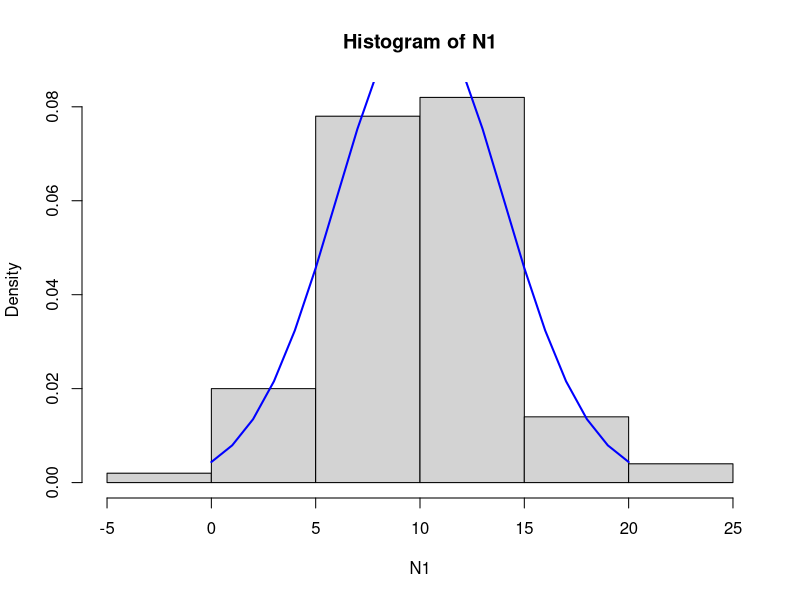
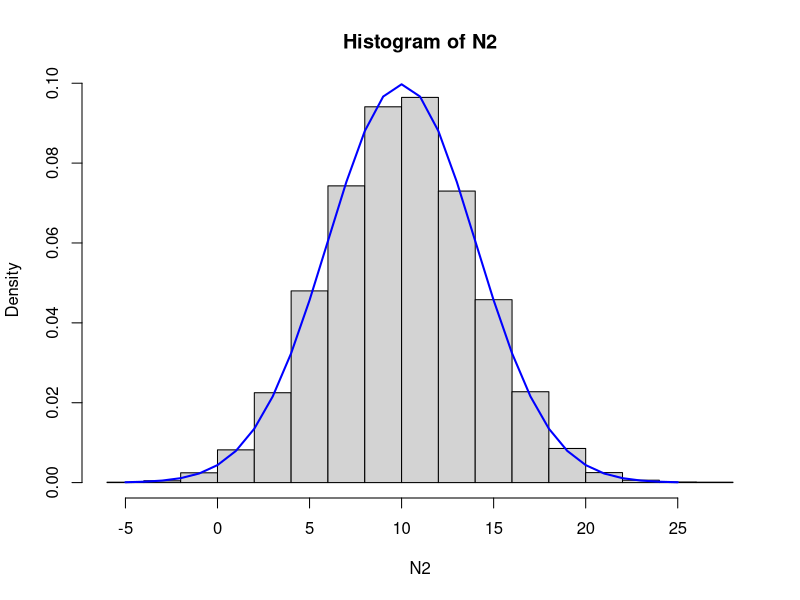
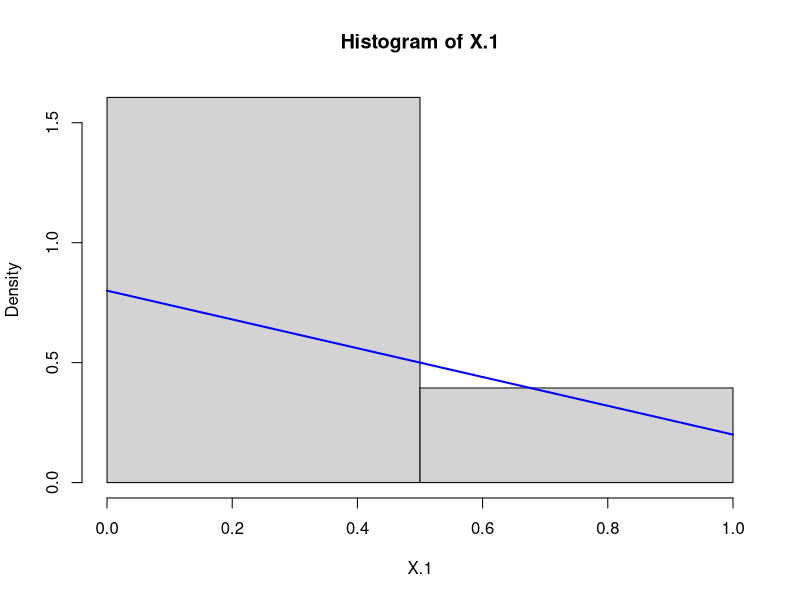
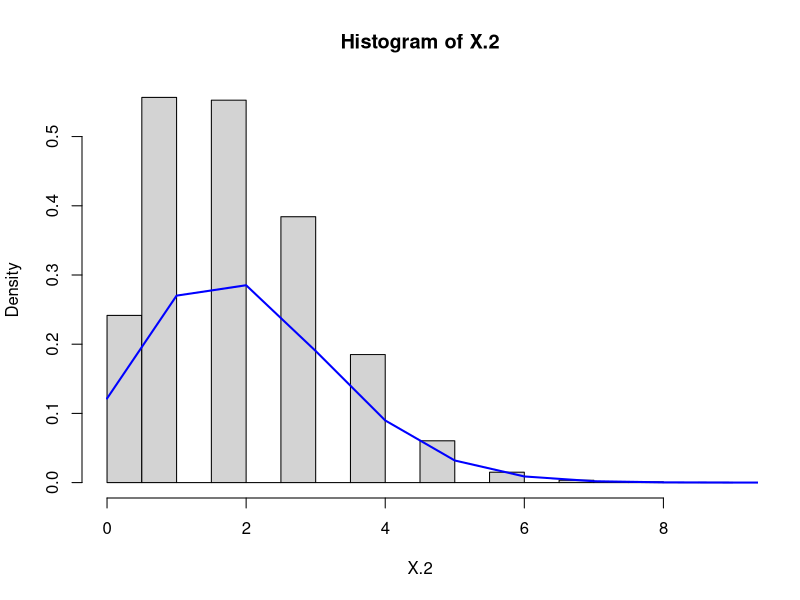
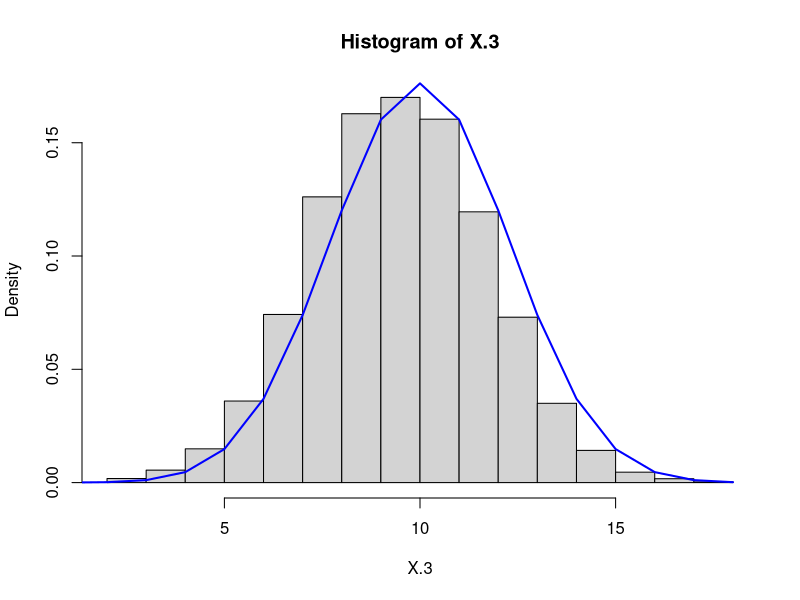
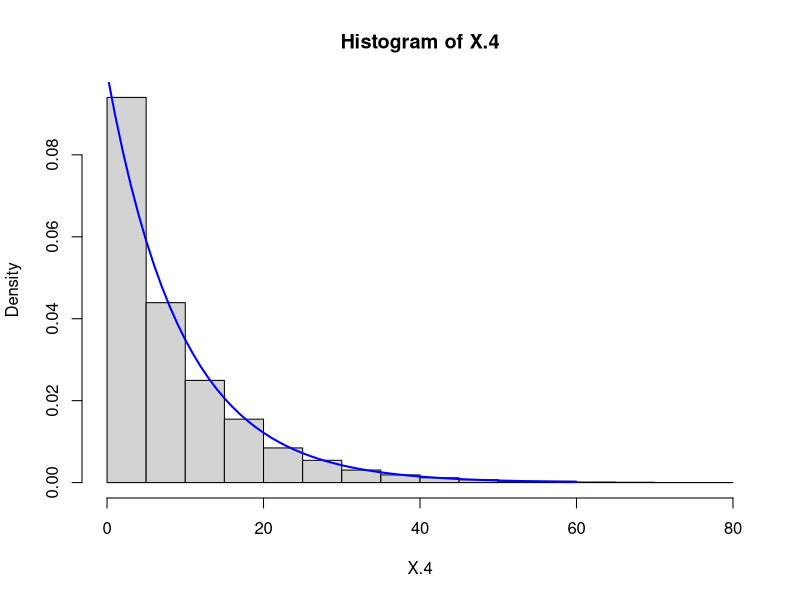
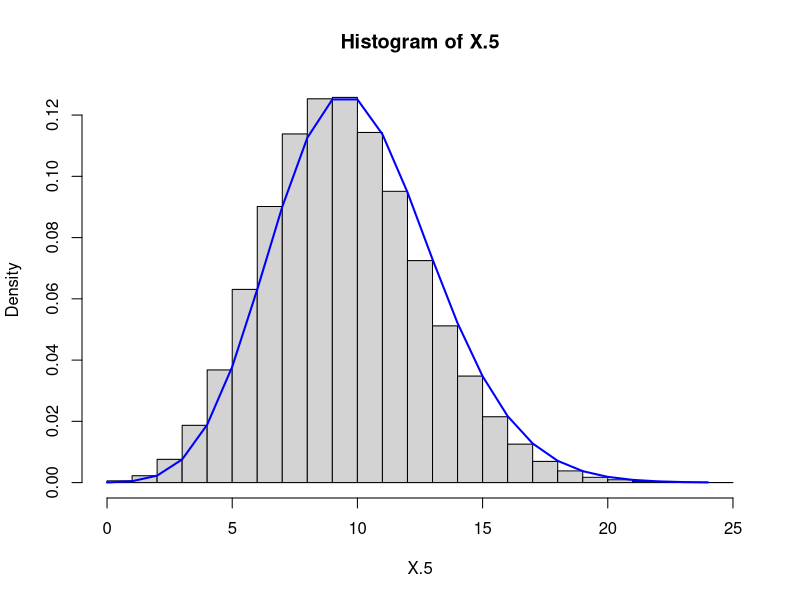
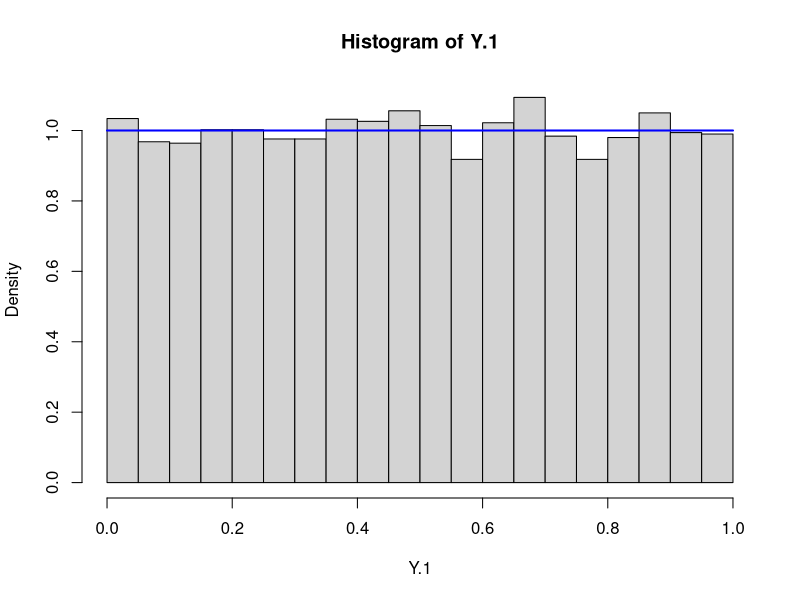

These figures' R source, in order:
## ---- chunk 1
knitr::opts_chunk$set(echo = TRUE)
## ---- chunk 2
N1 <- rnorm(100, mean = 10, sd = 4)
hist(N1, probability = TRUE)
xfit <- seq(0, 20, 1)   
yfit <- dnorm(xfit, mean=10 , sd = 4) 
lines(xfit, yfit, col="blue", lwd=2) 

N2 <- rnorm(n = 10000, mean = 10, sd = 4)
hist(N2, probability = TRUE)
xfit <- seq(-5, 25, 1)   
yfit <- dnorm(xfit, mean= 10, sd = 4) 
lines(xfit, yfit, col="blue", lwd=2) 
## ---- chunk 3
## Bernoulli
X.1 <- rbinom(n = 10000, size = 1, prob= 0.2)
hist(X.1, probability = TRUE, breaks = 2)
xfit <- seq(0, 1, 1)
yfit <- dbinom(xfit, size= 1, prob= 0.2) 
lines(xfit, yfit, col="blue", lwd=2)
## ---- chunk 4
## Binomial X2

X.2 <- rbinom(n = 10000, size = 20 , prob = 0.1)
hist(X.2, probability = TRUE) 
xfit <- seq(0, 10, 1)   
yfit <- dbinom(xfit, size = 20, prob = 0.1) 
lines(xfit, yfit, col="blue", lwd=2) 
## ---- chunk 5
## Binomial X3
X.3 <- rbinom(n = 10000, size = 20 , prob = 0.5)
hist(X.3, probability = TRUE) 
xfit <- seq(0, 18, 1)   
yfit <- dbinom(xfit, size = 20, prob = 0.5) 
lines(xfit, yfit, col="blue", lwd=2) 
## ---- chunk 6
## Geometric X4
X.4 <- rgeom(n = 10000, prob = 0.1)
hist(X.4 , probability = TRUE) 
xfit <- seq(0, 60, 1)   
yfit <- dgeom(xfit, prob = 0.1) 
lines(xfit, yfit, col="blue", lwd=2)
## ---- chunk 7
## Poisson
X.5 <- rpois(n = 100000, lambda = 10)
hist(X.5 , probability = TRUE)
xfit <- seq(0, 24,1)
yfit <- dpois(xfit, lambda = 10)
lines(xfit, yfit, col="blue", lwd=2) 
## ---- chunk 8
## Uniform
Y.1 <- runif(n = 10000, min = 0, max = 1)
hist(Y.1, probability = TRUE)
xfit <- seq(0, 1, 1)
yfit <- dunif(xfit, min = 0, max = 1)
lines(xfit, yfit, col="blue", lwd=2) 
## ---- chunk 9
## EXP
Y.2 <- rexp(n = 10000, rate = 3)
hist(Y.2, probability = TRUE)
xfit <- seq(0,2,0.1)
yfit <- dexp(xfit, rate = 3)
lines(xfit, yfit, col="blue", lwd=2)
## ---- chunk 10
## Gamma
Y.3 = rgamma(n = 10000, shape = 2, scale = 1)
hist(Y.3, probability = TRUE)
xfit <- seq(0,13,1)
yfit <- dgamma(xfit, shape = 2, scale= 1)
lines(xfit, yfit, col="blue", lwd=2) 
## ---- chunk 11
##Student-t
Y.4 = rt(n = 10000, df = 3, ncp = 0)
hist(Y.4, probability = TRUE)
xfit <- seq(-10,10,1)
yfit <- dt(xfit, df = 3, ncp = 0)
lines(xfit, yfit, col="blue", lwd=2)
## ---- chunk 12
## BETA Y5
Y.5 <- rbeta(n = 10000, shape1 = 0.1, shape2 = 0.1, ncp = 0)
hist(Y.5, probability = TRUE)
xfit <- seq(0,1,0.001)
yfit <- dbeta(xfit, shape1 = 0.1, shape2 = 0.1, ncp = 0)
lines(xfit, yfit, col="blue", lwd=2)
## ---- chunk 13
## BETA Y6
Y.6 <- rbeta(n = 10000, shape1 = 1, shape2 = 1, ncp = 0)
hist(Y.6, probability = TRUE)
xfit <- seq(0,1,1)
yfit <- dbeta(xfit, shape1 = 1, shape2 = 1, ncp = 0)
lines(xfit, yfit, col="blue", lwd=2)
## ---- chunk 14
## BETA Y7
Y.7 <- rbeta(n = 10000, shape1 = 10, shape2 = 5, ncp = 0)
hist(Y.7, probability = TRUE)
xfit <- seq(0,1,0.01)
yfit <- dbeta(xfit, shape1 = 10, shape2 = 5, ncp = 0)
lines(xfit, yfit, col="blue", lwd=2)
## ---- chunk 15
## Bionomal 
X <- rbinom(n = 1000, size = 10000, p = 0.001)
hist(X, probability = TRUE)
xfit <- seq(0,20,1)
yfit <- dbinom(xfit, size = 10000, p = 0.001)
lines(xfit, yfit, col="blue", lwd=2)
## ---- chunk 16
##Student t
Y <- rt(n = 10000, df = 1000, ncp = 0)
hist(Y, probability = TRUE)
xfit <- seq(-4,4,0.01)
yfit <- dt(xfit, df = 1000, ncp = 0)
lines(xfit, yfit, col="blue", lwd=2)
## ---- chunk 17
#Biominal konvergerar mot poisson
Y <- rpois(10000, 10)
hist(Y)
## ---- chunk 18
# Student-t konvergerar mot normaldist.
N <- rnorm(n=1000, mean = 0)
hist(N)
## ---- chunk 19
x <- dbinom(x=0, size=10, prob=0.1)
## ---- chunk 20
pnorm(q=0, mean=0, sd=1, lower.tail=TRUE)
## ---- chunk 21
sum(pnorm(q=-1, mean=0, sd=1, lower.tail=FALSE)-pnorm(q=1, mean=0, sd=1, lower.tail=FALSE))
## ---- chunk 22
pnorm(q = 1.96, mean = 0, sd = 1, lower.tail = FALSE, log.p = FALSE)
## ---- chunk 23
pbinom(0, size = 10,p= 0.1, lower.tail = FALSE) - pbinom(9, size = 10, p = 0.1, lower.tail = FALSE) 
## ---- chunk 24
pbinom(0, size = 10, p=0.1, lower.tail = TRUE)
## ---- chunk 25
pbinom(10, size = 10,p= 0.1, lower.tail = TRUE) - pbinom(-1, size = 10, p = 0.1, lower.tail = TRUE)
## ---- chunk 26
X <- function(){
  return (rnorm(n = 10000, mean = 0, sd = 1))
}

Y <-function()
{
  return (rbinom(n=10000, size = 10, prob = 0.1))
}

X.1 <- X()
sum(X.1 < 0) / 10000
## ---- chunk 27
X.2 <- X()
sum((X.2 > -1) & (X.2 < 1)) / 10000
## ---- chunk 28
X.3 <- X()
sum(X.3 > 1.96) / 10000
## ---- chunk 29
Y.1 <- Y()
sum((Y.1 > 0) & (Y.1 < 10)) / 10000
## ---- chunk 30
Y.2 <- Y()
sum(Y.2==0) / 10000
## ---- chunk 31
Y.3<-Y()
sum((Y.3 >= 0) & (Y.3 <= 10)) / 10000
## ---- chunk 32
#gamla systemet
oldsys <- (rbinom(n= 10000, size = 337, p = 0.1))
sum(oldsys)/10000
#nya systemet
P <-sum(runif(n = 10000, min = 0.02, max = 0.16))/10000
newsys <- rbinom(n = 10000, size = 337, p = P)
sum(newsys)/10000
## ---- chunk 33
sum(newsys < oldsys)/10000
## ---- chunk 34
sum(oldsys > 50)/10000
sum(newsys > 50)/10000
## ---- chunk 35
X <- function(S){
  return (mean(rbinom(n=S, size=10, prob=0.2)))
}

Y <- function(S){
  return (mean(rgamma(n=S, shape=2, scale=2)))
}


X(10000) # stämmer ganska väl överens med E(X) = size*prob = 10000*0.2
Y(10000) # stämmer ganska väl överens med E(Y) = alpha*beta = 2*2
## ---- chunk 36
vector.list <- c(10, 20, 30 ,40, 50,60,70,80,90,100,200,300,400,500,600,700,800,900
          ,1000,2000,3000,4000,5000,6000,7000,8000,9000,10000)


vectorizedMeanX <- Vectorize(X)
vectorizedMeanY <- Vectorize(Y)
vectorMeanX <- vectorizedMeanX(vector.list)
vectorMeanY <- vectorizedMeanY(vector.list)
plot(vectorMeanX, type='l')
plot(vectorMeanY, type='l')
## ---- chunk 37
X <- rexp(n= 10000, rate = 10)
mean(X)
var(X)

Y= rpois(n=10000, lambda = 3)
mean(Y)
var(Y)
## ---- chunk 38
X <- rexp(n = 10000, rate = 10)
Y <- rpois(n= 10000, lambda = 3)
mean(3)
mean(3*X+2)
mean(X+Y)
mean(3 * X + 2 * Y - 3)
var(2*X-5)
var(X+Y)
## ---- chunk 39
X<-rpois(n= 1000, lambda = 5)
Y<- rexp(n= 1000, rate = 1)
Z<-rbinom(n= 1000, size = 10, p=0.01)

hist(X)
hist(Y)
hist(Z)
## ---- chunk 40
AverageX<- vector()
AverageY<-vector()
X<-rpois(n= 1000, lambda = 5)
for (i in 1:1000){
  median <- sum(rpois(n= 10, lambda = 5))/ 10
  AverageX <- append(AverageX, median)
}
hist(AverageX)

for (i in 1:1000){
  median <- sum(rexp(n= 10, rate = 5))/ 10
  AverageY <- append(AverageY, median)
}
hist(AverageY)
## ---- chunk 41
####
#X##
####
AverageX30 <- vector()
for (i in 1:1000){
  median <- sum(rpois(n= 30, lambda = 5))/ 30
  AverageX30 <- append(AverageX30, median)
}
hist(AverageX30)

AverageX100 <- vector()
for (i in 1:1000){
  median <- sum(rpois(n= 100, lambda = 5))/ 100
  AverageX100 <- append(AverageX100, median)
}
hist(AverageX100)

AverageX1000 <- vector()
for (i in 1:1000){
  median <- sum(rpois(n= 1000, lambda = 5))/ 1000
  AverageX1000 <- append(AverageX1000, median)
}
hist(AverageX1000)
####
#Y##
####
AverageY30 <- vector()
for (i in 1:1000){
  median <- sum(rexp(n= 30, rate = 5))/ 30
  AverageY30 <- append(AverageY30, median)
}
hist(AverageY30)

AverageY100 <- vector()
for (i in 1:1000){
  median <- sum(rexp(n= 100, rate = 5))/ 100
  AverageY100 <- append(AverageY100, median)
}
hist(AverageY100)

AverageY1000 <- vector()
for (i in 1:1000){
  median <- sum(rexp(n= 1000, rate = 5))/ 1000
  AverageY1000 <- append(AverageY1000, median)
}
hist(AverageY1000)

####
#Z##
####
AverageZ30 <- vector()
for (i in 1:1000){
  median <- sum(rbinom(n= 30, size = 10, prob = 0.01))/ 30
  AverageZ30 <- append(AverageZ30, median)
}
hist(AverageZ30)

AverageZ100 <- vector()
for (i in 1:1000){
  median <- sum(rbinom(n= 100, size = 10, prob = 0.01))/ 100
  AverageZ100 <- append(AverageZ100, median)
}
hist(AverageZ100)

AverageZ1000 <- vector()
for (i in 1:1000){
  median <- sum(rbinom(n= 1000, size = 10, prob = 0.01))/ 1000
  AverageZ1000 <- append(AverageZ1000, median)
}
hist(AverageZ1000)

